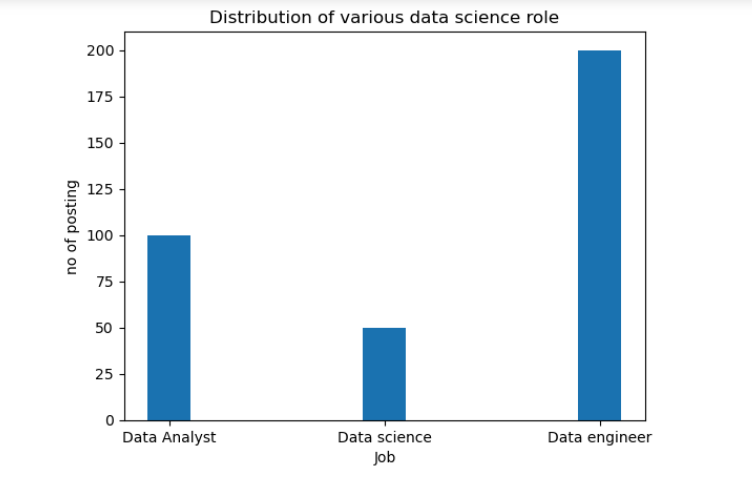

The script that drew this image:
import matplotlib.pyplot as plt
roles=['Data Analyst','Data science','Data engineer']
posting=[100,50,200]
plt.bar(roles,posting,width=0.2)
plt.title('Distribution of various data science role')
plt.xlabel('Job')
plt.ylabel('no of posting')
plt.show()
